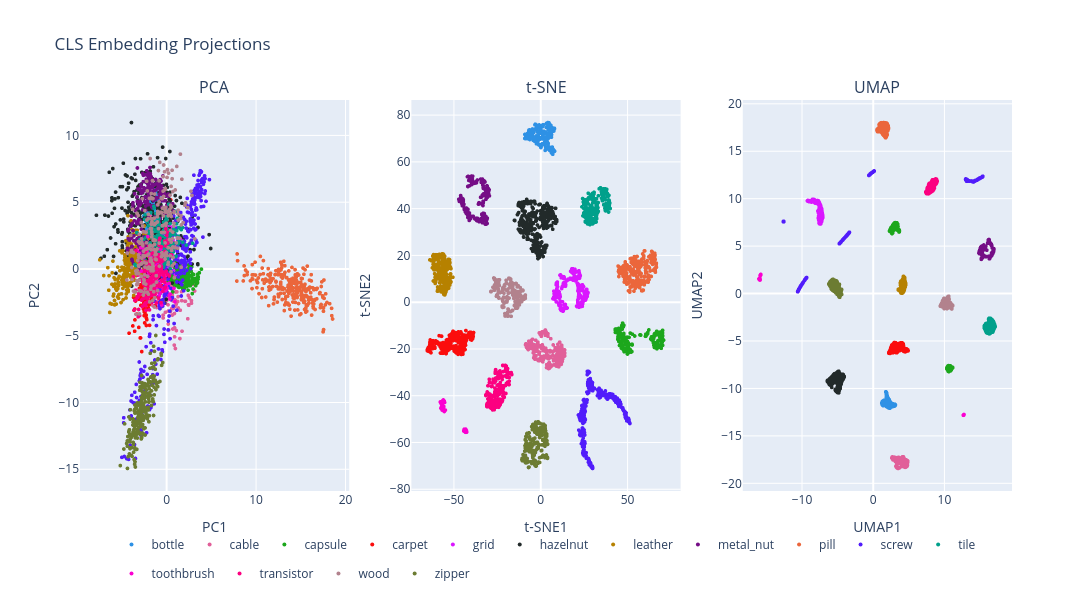

Notebook source saved alongside this figure:
### Code cell
pca_train = pca_2d[train_mask]
tsne_train = tsne_2d[train_mask]
umap_train = umap_2d[train_mask]

cls_fig = make_subplots(
    rows=1,
    cols=3,
    subplot_titles=("PCA", "t-SNE", "UMAP")
)

colors = px.colors.qualitative.Dark24

category_colors = {cat: colors[i % len(colors)] for i, cat in enumerate(categories)}
plot_meta = [("PCA", pca_train, 1), ("t-SNE", tsne_train, 2), ("UMAP", umap_train, 3)]

for idx, (method_name, coords, col) in enumerate(plot_meta):
    for category in categories:
        mask = train_meta["category"] == category

        cls_fig.add_trace(
            go.Scattergl(
                x=coords[mask, 0],
                y=coords[mask, 1],
                mode="markers",
                name=category,
                legendgroup=category,
                showlegend=(method_name == "PCA"),
                customdata=np.stack([
                    train_meta.loc[mask, "category"],
                    train_meta.loc[mask, "path"]
                ], axis=1),
                hovertemplate=(
                    "Category: %{customdata[0]}" +
                    "<br>Path: %{customdata[1]}" +
                    "<extra></extra>"
                ),
                marker=dict(
                    size=4,
                    color=category_colors[category]
                    )
            ),
            row=1,
            col=col
        )

cls_fig.update_xaxes(title_text="PC1", row=1, col=1)
cls_fig.update_yaxes(title_text="PC2", row=1, col=1)

cls_fig.update_xaxes(title_text="t-SNE1", row=1, col=2)
cls_fig.update_yaxes(title_text="t-SNE2", row=1, col=2)

cls_fig.update_xaxes(title_text="UMAP1", row=1, col=3)
cls_fig.update_yaxes(title_text="UMAP2", row=1, col=3)

cls_fig.update_layout(
    title="CLS Embedding Projections",
    width=1600, height=600,
    legend=dict(
        orientation="h",
        yanchor="top",
        y=-0.1,
        xanchor="center",
        x=0.5
    )
)

cls_fig.show()
cls_fig.write_image(IMAGE_DIR / "cls_embedding_comparison.svg")

### Figure 1 — Plotly figure (JSON) as saved in the notebook; plotly's stock layout.template omitted (floating-point values rounded to 4 significant figures; data arrays with more than 128 entries replaced by an {"elided": "..."} marker saying what was removed)
{"data": [{"customdata": {"elided": "209x2 str values"}, "hovertemplate": "Category: %{customdata[0]}<br>Path: %{customdata[1]}<extra></extra>", "legendgroup": "bottle", "marker": {"color": "#2E91E5", "size": 4}, "mode": "markers", "name": "bottle", "showlegend": true, "type": "scattergl", "x": {"elided": "209 float values"}, "xaxis": "x", "y": {"elided": "209 float values"}, "yaxis": "y"}, {"customdata": {"elided": "224x2 str values"}, "hovertemplate": "Category: %{customdata[0]}<br>Path: %{customdata[1]}<extra></extra>", "legendgroup": "cable", "marker": {"color": "#E15F99", "size": 4}, "mode": "markers", "name": "cable", "showlegend": true, "type": "scattergl", "x": {"elided": "224 float values"}, "xaxis": "x", "y": {"elided": "224 float values"}, "yaxis": "y"}, {"customdata": {"elided": "219x2 str values"}, "hovertemplate": "Category: %{customdata[0]}<br>Path: %{customdata[1]}<extra></extra>", "legendgroup": "capsule", "marker": {"color": "#1CA71C", "size": 4}, "mode": "markers", "name": "capsule", "showlegend": true, "type": "scattergl", "x": {"elided": "219 float values"}, "xaxis": "x", "y": {"elided": "219 float values"}, "yaxis": "y"}, {"customdata": {"elided": "280x2 str values"}, "hovertemplate": "Category: %{customdata[0]}<br>Path: %{customdata[1]}<extra></extra>", "legendgroup": "carpet", "marker": {"color": "#FB0D0D", "size": 4}, "mode": "markers", "name": "carpet", "showlegend": true, "type": "scattergl", "x": {"elided": "280 float values"}, "xaxis": "x", "y": {"elided": "280 float values"}, "yaxis": "y"}, {"customdata": {"elided": "264x2 str values"}, "hovertemplate": "Category: %{customdata[0]}<br>Path: %{customdata[1]}<extra></extra>", "legendgroup": "grid", "marker": {"color": "#DA16FF", "size": 4}, "mode": "markers", "name": "grid", "showlegend": true, "type": "scattergl", "x": {"elided": "264 float values"}, "xaxis": "x", "y": {"elided": "264 float values"}, "yaxis": "y"}, {"customdata": {"elided": "391x2 str values"}, "hovertemplate": "Category: %{customdata[0]}<br>Path: %{customdata[1]}<extra></extra>", "legendgroup": "hazelnut", "marker": {"color": "#222A2A", "size": 4}, "mode": "markers", "name": "hazelnut", "showlegend": true, "type": "scattergl", "x": {"elided": "391 float values"}, "xaxis": "x", "y": {"elided": "391 float values"}, "yaxis": "y"}, {"customdata": {"elided": "245x2 str values"}, "hovertemplate": "Category: %{customdata[0]}<br>Path: %{customdata[1]}<extra></extra>", "legendgroup": "leather", "marker": {"color": "#B68100", "size": 4}, "mode": "markers", "name": "leather", "showlegend": true, "type": "scattergl", "x": {"elided": "245 float values"}, "xaxis": "x", "y": {"elided": "245 float values"}, "yaxis": "y"}, {"customdata": {"elided": "220x2 str values"}, "hovertemplate": "Category: %{customdata[0]}<br>Path: %{customdata[1]}<extra></extra>", "legendgroup": "metal_nut", "marker": {"color": "#750D86", "size": 4}, "mode": "markers", "name": "metal_nut", "showlegend": true, "type": "scattergl", "x": {"elided": "220 float values"}, "xaxis": "x", "y": {"elided": "220 float values"}, "yaxis": "y"}, {"customdata": {"elided": "267x2 str values"}, "hovertemplate": "Category: %{customdata[0]}<br>Path: %{customdata[1]}<extra></extra>", "legendgroup": "pill", "marker": {"color": "#EB663B", "size": 4}, "mode": "markers", "name": "pill", "showlegend": true, "type": "scattergl", "x": {"elided": "267 float values"}, "xaxis": "x", "y": {"elided": "267 float values"}, "yaxis": "y"}, {"customdata": {"elided": "320x2 str values"}, "hovertemplate": "Category: %{customdata[0]}<br>Path: %{customdata[1]}<extra></extra>", "legendgroup": "screw", "marker": {"color": "#511CFB", "size": 4}, "mode": "markers", "name": "screw", "showlegend": true, "type": "scattergl", "x": {"elided": "320 float values"}, "xaxis": "x", "y": {"elided": "320 float values"}, "yaxis": "y"}, {"customdata": {"elided": "230x2 str values"}, "hovertemplate": "Category: %{customdata[0]}<br>Path: %{customdata[1]}<extra></extra>", "legendgroup": "tile", "marker": {"color": "#00A08B", "size": 4}, "mode": "markers", "name": "tile", "showlegend": true, "type": "scattergl", "x": {"elided": "230 float values"}, "xaxis": "x", "y": {"elided": "230 float values"}, "yaxis": "y"}, {"customdata": [["toothbrush", "data\\mvtec_ad\\toothbrush\\train\\good\\000.png"], ["toothbrush", "data\\mvtec_ad\\toothbrush\\train\\good\\001.png"], ["toothbrush", "data\\mvtec_ad\\toothbrush\\train\\good\\002.png"], ["toothbrush", "data\\mvtec_ad\\toothbrush\\train\\good\\003.png"], ["toothbrush", "data\\mvtec_ad\\toothbrush\\train\\good\\004.png"], ["toothbrush", "data\\mvtec_ad\\toothbrush\\train\\good\\005.png"], ["toothbrush", "data\\mvtec_ad\\toothbrush\\train\\good\\006.png"], ["toothbrush", "data\\mvtec_ad\\toothbrush\\train\\good\\007.png"], ["toothbrush", "data\\mvtec_ad\\toothbrush\\train\\good\\008.png"], ["toothbrush", "data\\mvtec_ad\\toothbrush\\train\\good\\009.png"], ["toothbrush", "data\\mvtec_ad\\toothbrush\\train\\good\\010.png"], ["toothbrush", "data\\mvtec_ad\\toothbrush\\train\\good\\011.png"], ["toothbrush", "data\\mvtec_ad\\toothbrush\\train\\good\\012.png"], ["toothbrush", "data\\mvtec_ad\\toothbrush\\train\\good\\013.png"], ["toothbrush", "data\\mvtec_ad\\toothbrush\\train\\good\\014.png"], ["toothbrush", "data\\mvtec_ad\\toothbrush\\train\\good\\015.png"], ["toothbrush", "data\\mvtec_ad\\toothbrush\\train\\good\\016.png"], ["toothbrush", "data\\mvtec_ad\\toothbrush\\train\\good\\017.png"], ["toothbrush", "data\\mvtec_ad\\toothbrush\\train\\good\\018.png"], ["toothbrush", "data\\mvtec_ad\\toothbrush\\train\\good\\019.png"], ["toothbrush", "data\\mvtec_ad\\toothbrush\\train\\good\\020.png"], ["toothbrush", "data\\mvtec_ad\\toothbrush\\train\\good\\021.png"], ["toothbrush", "data\\mvtec_ad\\toothbrush\\train\\good\\022.png"], ["toothbrush", "data\\mvtec_ad\\toothbrush\\train\\good\\023.png"], ["toothbrush", "data\\mvtec_ad\\toothbrush\\train\\good\\024.png"], ["toothbrush", "data\\mvtec_ad\\toothbrush\\train\\good\\025.png"], ["toothbrush", "data\\mvtec_ad\\toothbrush\\train\\good\\026.png"], ["toothbrush", "data\\mvtec_ad\\toothbrush\\train\\good\\027.png"], ["toothbrush", "data\\mvtec_ad\\toothbrush\\train\\good\\028.png"], ["toothbrush", "data\\mvtec_ad\\toothbrush\\train\\good\\029.png"], ["toothbrush", "data\\mvtec_ad\\toothbrush\\train\\good\\030.png"], ["toothbrush", "data\\mvtec_ad\\toothbrush\\train\\good\\031.png"], ["toothbrush", "data\\mvtec_ad\\toothbrush\\train\\good\\032.png"], ["toothbrush", "data\\mvtec_ad\\toothbrush\\train\\good\\033.png"], ["toothbrush", "data\\mvtec_ad\\toothbrush\\train\\good\\034.png"], ["toothbrush", "data\\mvtec_ad\\toothbrush\\train\\good\\035.png"], ["toothbrush", "data\\mvtec_ad\\toothbrush\\train\\good\\036.png"], ["toothbrush", "data\\mvtec_ad\\toothbrush\\train\\good\\037.png"], ["toothbrush", "data\\mvtec_ad\\toothbrush\\train\\good\\038.png"], ["toothbrush", "data\\mvtec_ad\\toothbrush\\train\\good\\039.png"], ["toothbrush", "data\\mvtec_ad\\toothbrush\\train\\good\\040.png"], ["toothbrush", "data\\mvtec_ad\\toothbrush\\train\\good\\041.png"], ["toothbrush", "data\\mvtec_ad\\toothbrush\\train\\good\\042.png"], ["toothbrush", "data\\mvtec_ad\\toothbrush\\train\\good\\043.png"], ["toothbrush", "data\\mvtec_ad\\toothbrush\\train\\good\\044.png"], ["toothbrush", "data\\mvtec_ad\\toothbrush\\train\\good\\045.png"], ["toothbrush", "data\\mvtec_ad\\toothbrush\\train\\good\\046.png"], ["toothbrush", "data\\mvtec_ad\\toothbrush\\train\\good\\047.png"], ["toothbrush", "data\\mvtec_ad\\toothbrush\\train\\good\\048.png"], ["toothbrush", "data\\mvtec_ad\\toothbrush\\train\\good\\049.png"], ["toothbrush", "data\\mvtec_ad\\toothbrush\\train\\good\\050.png"], ["toothbrush", "data\\mvtec_ad\\toothbrush\\train\\good\\051.png"], ["toothbrush", "data\\mvtec_ad\\toothbrush\\train\\good\\052.png"], ["toothbrush", "data\\mvtec_ad\\toothbrush\\train\\good\\053.png"], ["toothbrush", "data\\mvtec_ad\\toothbrush\\train\\good\\054.png"], ["toothbrush", "data\\mvtec_ad\\toothbrush\\train\\good\\055.png"], ["toothbrush", "data\\mvtec_ad\\toothbrush\\train\\good\\056.png"], ["toothbrush", "data\\mvtec_ad\\toothbrush\\train\\good\\057.png"], ["toothbrush", "data\\mvtec_ad\\toothbrush\\train\\good\\058.png"], ["toothbrush", "data\\mvtec_ad\\toothbrush\\train\\good\\059.png"]], "hovertemplate": "Category: %{customdata[0]}<br>Path: %{customdata[1]}<extra></extra>", "legendgroup": "toothbrush", "marker": {"color": "#FB00D1", "size": 4}, "mode": "markers", "name": "toothbrush", "showlegend": true, "type": "scattergl", "x": [-0.651, -0.6459, -2.096, -2.873, -1.847, -0.8446, -1.451, -2.192, -2.015, -1.92, -1.506, -1.09, -1.574, -1.716, -2.515, -1.475, -3.3, -1.984, -2.63, -3.009, -0.5618, -2.269, -1.563, -1.732, -1.218, -0.8465, -1.292, -1.395, -1.848, -0.6771, -0.03172, -1.922, -1.654, -0.9312, -1.475, -2.106, -1.367, -2.482, -1.228, -2.806, -0.1361, -0.6393, 0.3647, -0.1539, 0.9332, 0.3006, -0.8173, 0.05531, -1.09, -0.1322, -0.4301, 0.002668, -0.3861, 0.8285, -1.082, -0.1016, 0.2845, -0.7665, -0.5448, 0.4034], "xaxis": "x", "y": [0.01923, 1.486, 2.424, 1.59, 0.5609, 1.071, -0.03592, 1.312, -0.2342, 1.006, 1.469, 0.2439, 0.4472, 0.8538, 1.487, 0.4745, 1.389, 0.183, 0.8487, 1.17, -0.8909, 0.4504, -0.2328, -0.2243, -0.8597, -0.01382, 0.2661, -0.6605, 0.7715, -0.04395, -1.197, 0.2261, 0.1204, -0.1223, -0.5569, -0.5009, -1.001, -0.7796, 0.05188, -0.1592, -1.482, -1.775, -2.25, -1.637, -2.461, -1.977, -1.994, -1.43, -1.51, -0.5244, -0.4458, -1.516, -1.461, -1.457, -0.9115, -1.624, -1.071, -1.113, -2.7, -1.883], "yaxis": "y"}, {"customdata": {"elided": "213x2 str values"}, "hovertemplate": "Category: %{customdata[0]}<br>Path: %{customdata[1]}<extra></extra>", "legendgroup": "transistor", "marker": {"color": "#FC0080", "size": 4}, "mode": "markers", "name": "transistor", "showlegend": true, "type": "scattergl", "x": {"elided": "213 float values"}, "xaxis": "x", "y": {"elided": "213 float values"}, "yaxis": "y"}, {"customdata": {"elided": "247x2 str values"}, "hovertemplate": "Category: %{customdata[0]}<br>Path: %{customdata[1]}<extra></extra>", "legendgroup": "wood", "marker": {"color": "#B2828D", "size": 4}, "mode": "markers", "name": "wood", "showlegend": true, "type": "scattergl", "x": {"elided": "247 float values"}, "xaxis": "x", "y": {"elided": "247 float values"}, "yaxis": "y"}, {"customdata": {"elided": "240x2 str values"}, "hovertemplate": "Category: %{customdata[0]}<br>Path: %{customdata[1]}<extra></extra>", "legendgroup": "zipper", "marker": {"color": "#6C7C32", "size": 4}, "mode": "markers", "name": "zipper", "showlegend": true, "type": "scattergl", "x": {"elided": "240 float values"}, "xaxis": "x", "y": {"elided": "240 float values"}, "yaxis": "y"}, {"customdata": {"elided": "209x2 str values"}, "hovertemplate": "Category: %{customdata[0]}<br>Path: %{customdata[1]}<extra></extra>", "legendgroup": "bottle", "marker": {"color": "#2E91E5", "size": 4}, "mode": "markers", "name": "bottle", "showlegend": false, "type": "scattergl", "x": {"elided": "209 float values"}, "xaxis": "x2", "y": {"elided": "209 float values"}, "yaxis": "y2"}, {"customdata": {"elided": "224x2 str values"}, "hovertemplate": "Category: %{customdata[0]}<br>Path: %{customdata[1]}<extra></extra>", "legendgroup": "cable", "marker": {"color": "#E15F99", "size": 4}, "mode": "markers", "name": "cable", "showlegend": false, "type": "scattergl", "x": {"elided": "224 float values"}, "xaxis": "x2", "y": {"elided": "224 float values"}, "yaxis": "y2"}, {"customdata": {"elided": "219x2 str values"}, "hovertemplate": "Category: %{customdata[0]}<br>Path: %{customdata[1]}<extra></extra>", "legendgroup": "capsule", "marker": {"color": "#1CA71C", "size": 4}, "mode": "markers", "name": "capsule", "showlegend": false, "type": "scattergl", "x": {"elided": "219 float values"}, "xaxis": "x2", "y": {"elided": "219 float values"}, "yaxis": "y2"}, {"customdata": {"elided": "280x2 str values"}, "hovertemplate": "Category: %{customdata[0]}<br>Path: %{customdata[1]}<extra></extra>", "legendgroup": "carpet", "marker": {"color": "#FB0D0D", "size": 4}, "mode": "markers", "name": "carpet", "showlegend": false, "type": "scattergl", "x": {"elided": "280 float values"}, "xaxis": "x2", "y": {"elided": "280 float values"}, "yaxis": "y2"}, {"customdata": {"elided": "264x2 str values"}, "hovertemplate": "Category: %{customdata[0]}<br>Path: %{customdata[1]}<extra></extra>", "legendgroup": "grid", "marker": {"color": "#DA16FF", "size": 4}, "mode": "markers", "name": "grid", "showlegend": false, "type": "scattergl", "x": {"elided": "264 float values"}, "xaxis": "x2", "y": {"elided": "264 float values"}, "yaxis": "y2"}, {"customdata": {"elided": "391x2 str values"}, "hovertemplate": "Category: %{customdata[0]}<br>Path: %{customdata[1]}<extra></extra>", "legendgroup": "hazelnut", "marker": {"color": "#222A2A", "size": 4}, "mode": "markers", "name": "hazelnut", "showlegend": false, "type": "scattergl", "x": {"elided": "391 float values"}, "xaxis": "x2", "y": {"elided": "391 float values"}, "yaxis": "y2"}, {"customdata": {"elided": "245x2 str values"}, "hovertemplate": "Category: %{customdata[0]}<br>Path: %{customdata[1]}<extra></extra>", "legendgroup": "leather", "marker": {"color": "#B68100", "size": 4}, "mode": "markers", "name": "leather", "showlegend": false, "type": "scattergl", "x": {"elided": "245 float values"}, "xaxis": "x2", "y": {"elided": "245 float values"}, "yaxis": "y2"}, {"customdata": {"elided": "220x2 str values"}, "hovertemplate": "Category: %{customdata[0]}<br>Path: %{customdata[1]}<extra></extra>", "legendgroup": "metal_nut", "marker": {"color": "#750D86", "size": 4}, "mode": "markers", "name": "metal_nut", "showlegend": false, "type": "scattergl", "x": {"elided": "220 float values"}, "xaxis": "x2", "y": {"elided": "220 float values"}, "yaxis": "y2"}, {"customdata": {"elided": "267x2 str values"}, "hovertemplate": "Category: %{customdata[0]}<br>Path: %{customdata[1]}<extra></extra>", "legendgroup": "pill", "marker": {"color": "#EB663B", "size": 4}, "mode": "markers", "name": "pill", "showlegend": false, "type": "scattergl", "x": {"elided": "267 float values"}, "xaxis": "x2", "y": {"elided": "267 float values"}, "yaxis": "y2"}, {"customdata": {"elided": "320x2 str values"}, "hovertemplate": "Category: %{customdata[0]}<br>Path: %{customdata[1]}<extra></extra>", "legendgroup": "screw", "marker": {"color": "#511CFB", "size": 4}, "mode": "markers", "name": "screw", "showlegend": false, "type": "scattergl", "x": {"elided": "320 float values"}, "xaxis": "x2", "y": {"elided": "320 float values"}, "yaxis": "y2"}, {"customdata": {"elided": "230x2 str values"}, "hovertemplate": "Category: %{customdata[0]}<br>Path: %{customdata[1]}<extra></extra>", "legendgroup": "tile", "marker": {"color": "#00A08B", "size": 4}, "mode": "markers", "name": "tile", "showlegend": false, "type": "scattergl", "x": {"elided": "230 float values"}, "xaxis": "x2", "y": {"elided": "230 float values"}, "yaxis": "y2"}, {"customdata": [["toothbrush", "data\\mvtec_ad\\toothbrush\\train\\good\\000.png"], ["toothbrush", "data\\mvtec_ad\\toothbrush\\train\\good\\001.png"], ["toothbrush", "data\\mvtec_ad\\toothbrush\\train\\good\\002.png"], ["toothbrush", "data\\mvtec_ad\\toothbrush\\train\\good\\003.png"], ["toothbrush", "data\\mvtec_ad\\toothbrush\\train\\good\\004.png"], ["toothbrush", "data\\mvtec_ad\\toothbrush\\train\\good\\005.png"], ["toothbrush", "data\\mvtec_ad\\toothbrush\\train\\good\\006.png"], ["toothbrush", "data\\mvtec_ad\\toothbrush\\train\\good\\007.png"], ["toothbrush", "data\\mvtec_ad\\toothbrush\\train\\good\\008.png"], ["toothbrush", "data\\mvtec_ad\\toothbrush\\train\\good\\009.png"], ["toothbrush", "data\\mvtec_ad\\toothbrush\\train\\good\\010.png"], ["toothbrush", "data\\mvtec_ad\\toothbrush\\train\\good\\011.png"], ["toothbrush", "data\\mvtec_ad\\toothbrush\\train\\good\\012.png"], ["toothbrush", "data\\mvtec_ad\\toothbrush\\train\\good\\013.png"], ["toothbrush", "data\\mvtec_ad\\toothbrush\\train\\good\\014.png"], ["toothbrush", "data\\mvtec_ad\\toothbrush\\train\\good\\015.png"], ["toothbrush", "data\\mvtec_ad\\toothbrush\\train\\good\\016.png"], ["toothbrush", "data\\mvtec_ad\\toothbrush\\train\\good\\017.png"], ["toothbrush", "data\\mvtec_ad\\toothbrush\\train\\good\\018.png"], ["toothbrush", "data\\mvtec_ad\\toothbrush\\train\\good\\019.png"], ["toothbrush", "data\\mvtec_ad\\toothbrush\\train\\good\\020.png"], ["toothbrush", "data\\mvtec_ad\\toothbrush\\train\\good\\021.png"], ["toothbrush", "data\\mvtec_ad\\toothbrush\\train\\good\\022.png"], ["toothbrush", "data\\mvtec_ad\\toothbrush\\train\\good\\023.png"], ["toothbrush", "data\\mvtec_ad\\toothbrush\\train\\good\\024.png"], ["toothbrush", "data\\mvtec_ad\\toothbrush\\train\\good\\025.png"], ["toothbrush", "data\\mvtec_ad\\toothbrush\\train\\good\\026.png"], ["toothbrush", "data\\mvtec_ad\\toothbrush\\train\\good\\027.png"], ["toothbrush", "data\\mvtec_ad\\toothbrush\\train\\good\\028.png"], ["toothbrush", "data\\mvtec_ad\\toothbrush\\train\\good\\029.png"], ["toothbrush", "data\\mvtec_ad\\toothbrush\\train\\good\\030.png"], ["toothbrush", "data\\mvtec_ad\\toothbrush\\train\\good\\031.png"], ["toothbrush", "data\\mvtec_ad\\toothbrush\\train\\good\\032.png"], ["toothbrush", "data\\mvtec_ad\\toothbrush\\train\\good\\033.png"], ["toothbrush", "data\\mvtec_ad\\toothbrush\\train\\good\\034.png"], ["toothbrush", "data\\mvtec_ad\\toothbrush\\train\\good\\035.png"], ["toothbrush", "data\\mvtec_ad\\toothbrush\\train\\good\\036.png"], ["toothbrush", "data\\mvtec_ad\\toothbrush\\train\\good\\037.png"], ["toothbrush", "data\\mvtec_ad\\toothbrush\\train\\good\\038.png"], ["toothbrush", "data\\mvtec_ad\\toothbrush\\train\\good\\039.png"], ["toothbrush", "data\\mvtec_ad\\toothbrush\\train\\good\\040.png"], ["toothbrush", "data\\mvtec_ad\\toothbrush\\train\\good\\041.png"], ["toothbrush", "data\\mvtec_ad\\toothbrush\\train\\good\\042.png"], ["toothbrush", "data\\mvtec_ad\\toothbrush\\train\\good\\043.png"], ["toothbrush", "data\\mvtec_ad\\toothbrush\\train\\good\\044.png"], ["toothbrush", "data\\mvtec_ad\\toothbrush\\train\\good\\045.png"], ["toothbrush", "data\\mvtec_ad\\toothbrush\\train\\good\\046.png"], ["toothbrush", "data\\mvtec_ad\\toothbrush\\train\\good\\047.png"], ["toothbrush", "data\\mvtec_ad\\toothbrush\\train\\good\\048.png"], ["toothbrush", "data\\mvtec_ad\\toothbrush\\train\\good\\049.png"], ["toothbrush", "data\\mvtec_ad\\toothbrush\\train\\good\\050.png"], ["toothbrush", "data\\mvtec_ad\\toothbrush\\train\\good\\051.png"], ["toothbrush", "data\\mvtec_ad\\toothbrush\\train\\good\\052.png"], ["toothbrush", "data\\mvtec_ad\\toothbrush\\train\\good\\053.png"], ["toothbrush", "data\\mvtec_ad\\toothbrush\\train\\good\\054.png"], ["toothbrush", "data\\mvtec_ad\\toothbrush\\train\\good\\055.png"], ["toothbrush", "data\\mvtec_ad\\toothbrush\\train\\good\\056.png"], ["toothbrush", "data\\mvtec_ad\\toothbrush\\train\\good\\057.png"], ["toothbrush", "data\\mvtec_ad\\toothbrush\\train\\good\\058.png"], ["toothbrush", "data\\mvtec_ad\\toothbrush\\train\\good\\059.png"]], "hovertemplate": "Category: %{customdata[0]}<br>Path: %{customdata[1]}<extra></extra>", "legendgroup": "toothbrush", "marker": {"color": "#FB00D1", "size": 4}, "mode": "markers", "name": "toothbrush", "showlegend": false, "type": "scattergl", "x": [-43.93, -43.86, -43.12, -42.48, -43.78, -44.08, -43.59, -43.33, -43.06, -43.34, -43.5, -43.58, -43.19, -43.05, -42.73, -43.46, -42.49, -42.58, -43.18, -43.03, -55.73, -54.69, -57.16, -56.98, -56.44, -55.3, -56.97, -57.14, -55.43, -56.89, -55.6, -56.17, -55.4, -56.37, -56.62, -55.41, -55.73, -56.38, -57.24, -56.28, -56.07, -57.09, -56.64, -56.37, -55.9, -56.79, -56.81, -56.9, -56.95, -57.45, -55.15, -56.49, -56.48, -57.62, -56.52, -57.48, -55.72, -56.39, -56.5, -55.44], "xaxis": "x2", "y": [-54.55, -54.48, -55.66, -55.49, -54.31, -55.11, -54.56, -55.1, -54.52, -54.95, -55.21, -54.32, -54.38, -54.28, -55.3, -54.8, -55.63, -54.87, -54.93, -55.14, -44.89, -46.15, -45.16, -45.43, -45.14, -46.75, -45.36, -45.3, -46.14, -44.66, -44.59, -45.81, -46.09, -44.85, -46.09, -46.13, -45.86, -45.73, -45.38, -46.27, -42.51, -43.43, -42.6, -42.22, -41.82, -42.64, -43.15, -42.99, -43.18, -42.77, -42.88, -42.84, -42.39, -42.66, -43.44, -42.87, -42.27, -43.14, -42.32, -42.22], "yaxis": "y2"}, {"customdata": {"elided": "213x2 str values"}, "hovertemplate": "Category: %{customdata[0]}<br>Path: %{customdata[1]}<extra></extra>", "legendgroup": "transistor", "marker": {"color": "#FC0080", "size": 4}, "mode": "markers", "name": "transistor", "showlegend": false, "type": "scattergl", "x": {"elided": "213 float values"}, "xaxis": "x2", "y": {"elided": "213 float values"}, "yaxis": "y2"}, {"customdata": {"elided": "247x2 str values"}, "hovertemplate": "Category: %{customdata[0]}<br>Path: %{customdata[1]}<extra></extra>", "legendgroup": "wood", "marker": {"color": "#B2828D", "size": 4}, "mode": "markers", "name": "wood", "showlegend": false, "type": "scattergl", "x": {"elided": "247 float values"}, "xaxis": "x2", "y": {"elided": "247 float values"}, "yaxis": "y2"}, {"customdata": {"elided": "240x2 str values"}, "hovertemplate": "Category: %{customdata[0]}<br>Path: %{customdata[1]}<extra></extra>", "legendgroup": "zipper", "marker": {"color": "#6C7C32", "size": 4}, "mode": "markers", "name": "zipper", "showlegend": false, "type": "scattergl", "x": {"elided": "240 float values"}, "xaxis": "x2", "y": {"elided": "240 float values"}, "yaxis": "y2"}, {"customdata": {"elided": "209x2 str values"}, "hovertemplate": "Category: %{customdata[0]}<br>Path: %{customdata[1]}<extra></extra>", "legendgroup": "bottle", "marker": {"color": "#2E91E5", "size": 4}, "mode": "markers", "name": "bottle", "showlegend": false, "type": "scattergl", "x": {"elided": "209 float values"}, "xaxis": "x3", "y": {"elided": "209 float values"}, "yaxis": "y3"}, {"customdata": {"elided": "224x2 str values"}, "hovertemplate": "Category: %{customdata[0]}<br>Path: %{customdata[1]}<extra></extra>", "legendgroup": "cable", "marker": {"color": "#E15F99", "size": 4}, "mode": "markers", "name": "cable", "showlegend": false, "type": "scattergl", "x": {"elided": "224 float values"}, "xaxis": "x3", "y": {"elided": "224 float values"}, "yaxis": "y3"}, {"customdata": {"elided": "219x2 str values"}, "hovertemplate": "Category: %{customdata[0]}<br>Path: %{customdata[1]}<extra></extra>", "legendgroup": "capsule", "marker": {"color": "#1CA71C", "size": 4}, "mode": "markers", "name": "capsule", "showlegend": false, "type": "scattergl", "x": {"elided": "219 float values"}, "xaxis": "x3", "y": {"elided": "219 float values"}, "yaxis": "y3"}, {"customdata": {"elided": "280x2 str values"}, "hovertemplate": "Category: %{customdata[0]}<br>Path: %{customdata[1]}<extra></extra>", "legendgroup": "carpet", "marker": {"color": "#FB0D0D", "size": 4}, "mode": "markers", "name": "carpet", "showlegend": false, "type": "scattergl", "x": {"elided": "280 float values"}, "xaxis": "x3", "y": {"elided": "280 float values"}, "yaxis": "y3"}, {"customdata": {"elided": "264x2 str values"}, "hovertemplate": "Category: %{customdata[0]}<br>Path: %{customdata[1]}<extra></extra>", "legendgroup": "grid", "marker": {"color": "#DA16FF", "size": 4}, "mode": "markers", "name": "grid", "showlegend": false, "type": "scattergl", "x": {"elided": "264 float values"}, "xaxis": "x3", "y": {"elided": "264 float values"}, "yaxis": "y3"}, {"customdata": {"elided": "391x2 str values"}, "hovertemplate": "Category: %{customdata[0]}<br>Path: %{customdata[1]}<extra></extra>", "legendgroup": "hazelnut", "marker": {"color": "#222A2A", "size": 4}, "mode": "markers", "name": "hazelnut", "showlegend": false, "type": "scattergl", "x": {"elided": "391 float values"}, "xaxis": "x3", "y": {"elided": "391 float values"}, "yaxis": "y3"}, {"customdata": {"elided": "245x2 str values"}, "hovertemplate": "Category: %{customdata[0]}<br>Path: %{customdata[1]}<extra></extra>", "legendgroup": "leather", "marker": {"color": "#B68100", "size": 4}, "mode": "markers", "name": "leather", "showlegend": false, "type": "scattergl", "x": {"elided": "245 float values"}, "xaxis": "x3", "y": {"elided": "245 float values"}, "yaxis": "y3"}, {"customdata": {"elided": "220x2 str values"}, "hovertemplate": "Category: %{customdata[0]}<br>Path: %{customdata[1]}<extra></extra>", "legendgroup": "metal_nut", "marker": {"color": "#750D86", "size": 4}, "mode": "markers", "name": "metal_nut", "showlegend": false, "type": "scattergl", "x": {"elided": "220 float values"}, "xaxis": "x3", "y": {"elided": "220 float values"}, "yaxis": "y3"}, {"customdata": {"elided": "267x2 str values"}, "hovertemplate": "Category: %{customdata[0]}<br>Path: %{customdata[1]}<extra></extra>", "legendgroup": "pill", "marker": {"color": "#EB663B", "size": 4}, "mode": "markers", "name": "pill", "showlegend": false, "type": "scattergl", "x": {"elided": "267 float values"}, "xaxis": "x3", "y": {"elided": "267 float values"}, "yaxis": "y3"}, {"customdata": {"elided": "320x2 str values"}, "hovertemplate": "Category: %{customdata[0]}<br>Path: %{customdata[1]}<extra></extra>", "legendgroup": "screw", "marker": {"color": "#511CFB", "size": 4}, "mode": "markers", "name": "screw", "showlegend": false, "type": "scattergl", "x": {"elided": "320 float values"}, "xaxis": "x3", "y": {"elided": "320 float values"}, "yaxis": "y3"}, {"customdata": {"elided": "230x2 str values"}, "hovertemplate": "Category: %{customdata[0]}<br>Path: %{customdata[1]}<extra></extra>", "legendgroup": "tile", "marker": {"color": "#00A08B", "size": 4}, "mode": "markers", "name": "tile", "showlegend": false, "type": "scattergl", "x": {"elided": "230 float values"}, "xaxis": "x3", "y": {"elided": "230 float values"}, "yaxis": "y3"}, {"customdata": [["toothbrush", "data\\mvtec_ad\\toothbrush\\train\\good\\000.png"], ["toothbrush", "data\\mvtec_ad\\toothbrush\\train\\good\\001.png"], ["toothbrush", "data\\mvtec_ad\\toothbrush\\train\\good\\002.png"], ["toothbrush", "data\\mvtec_ad\\toothbrush\\train\\good\\003.png"], ["toothbrush", "data\\mvtec_ad\\toothbrush\\train\\good\\004.png"], ["toothbrush", "data\\mvtec_ad\\toothbrush\\train\\good\\005.png"], ["toothbrush", "data\\mvtec_ad\\toothbrush\\train\\good\\006.png"], ["toothbrush", "data\\mvtec_ad\\toothbrush\\train\\good\\007.png"], ["toothbrush", "data\\mvtec_ad\\toothbrush\\train\\good\\008.png"], ["toothbrush", "data\\mvtec_ad\\toothbrush\\train\\good\\009.png"], ["toothbrush", "data\\mvtec_ad\\toothbrush\\train\\good\\010.png"], ["toothbrush", "data\\mvtec_ad\\toothbrush\\train\\good\\011.png"], ["toothbrush", "data\\mvtec_ad\\toothbrush\\train\\good\\012.png"], ["toothbrush", "data\\mvtec_ad\\toothbrush\\train\\good\\013.png"], ["toothbrush", "data\\mvtec_ad\\toothbrush\\train\\good\\014.png"], ["toothbrush", "data\\mvtec_ad\\toothbrush\\train\\good\\015.png"], ["toothbrush", "data\\mvtec_ad\\toothbrush\\train\\good\\016.png"], ["toothbrush", "data\\mvtec_ad\\toothbrush\\train\\good\\017.png"], ["toothbrush", "data\\mvtec_ad\\toothbrush\\train\\good\\018.png"], ["toothbrush", "data\\mvtec_ad\\toothbrush\\train\\good\\019.png"], ["toothbrush", "data\\mvtec_ad\\toothbrush\\train\\good\\020.png"], ["toothbrush", "data\\mvtec_ad\\toothbrush\\train\\good\\021.png"], ["toothbrush", "data\\mvtec_ad\\toothbrush\\train\\good\\022.png"], ["toothbrush", "data\\mvtec_ad\\toothbrush\\train\\good\\023.png"], ["toothbrush", "data\\mvtec_ad\\toothbrush\\train\\good\\024.png"], ["toothbrush", "data\\mvtec_ad\\toothbrush\\train\\good\\025.png"], ["toothbrush", "data\\mvtec_ad\\toothbrush\\train\\good\\026.png"], ["toothbrush", "data\\mvtec_ad\\toothbrush\\train\\good\\027.png"], ["toothbrush", "data\\mvtec_ad\\toothbrush\\train\\good\\028.png"], ["toothbrush", "data\\mvtec_ad\\toothbrush\\train\\good\\029.png"], ["toothbrush", "data\\mvtec_ad\\toothbrush\\train\\good\\030.png"], ["toothbrush", "data\\mvtec_ad\\toothbrush\\train\\good\\031.png"], ["toothbrush", "data\\mvtec_ad\\toothbrush\\train\\good\\032.png"], ["toothbrush", "data\\mvtec_ad\\toothbrush\\train\\good\\033.png"], ["toothbrush", "data\\mvtec_ad\\toothbrush\\train\\good\\034.png"], ["toothbrush", "data\\mvtec_ad\\toothbrush\\train\\good\\035.png"], ["toothbrush", "data\\mvtec_ad\\toothbrush\\train\\good\\036.png"], ["toothbrush", "data\\mvtec_ad\\toothbrush\\train\\good\\037.png"], ["toothbrush", "data\\mvtec_ad\\toothbrush\\train\\good\\038.png"], ["toothbrush", "data\\mvtec_ad\\toothbrush\\train\\good\\039.png"], ["toothbrush", "data\\mvtec_ad\\toothbrush\\train\\good\\040.png"], ["toothbrush", "data\\mvtec_ad\\toothbrush\\train\\good\\041.png"], ["toothbrush", "data\\mvtec_ad\\toothbrush\\train\\good\\042.png"], ["toothbrush", "data\\mvtec_ad\\toothbrush\\train\\good\\043.png"], ["toothbrush", "data\\mvtec_ad\\toothbrush\\train\\good\\044.png"], ["toothbrush", "data\\mvtec_ad\\toothbrush\\train\\good\\045.png"], ["toothbrush", "data\\mvtec_ad\\toothbrush\\train\\good\\046.png"], ["toothbrush", "data\\mvtec_ad\\toothbrush\\train\\good\\047.png"], ["toothbrush", "data\\mvtec_ad\\toothbrush\\train\\good\\048.png"], ["toothbrush", "data\\mvtec_ad\\toothbrush\\train\\good\\049.png"], ["toothbrush", "data\\mvtec_ad\\toothbrush\\train\\good\\050.png"], ["toothbrush", "data\\mvtec_ad\\toothbrush\\train\\good\\051.png"], ["toothbrush", "data\\mvtec_ad\\toothbrush\\train\\good\\052.png"], ["toothbrush", "data\\mvtec_ad\\toothbrush\\train\\good\\053.png"], ["toothbrush", "data\\mvtec_ad\\toothbrush\\train\\good\\054.png"], ["toothbrush", "data\\mvtec_ad\\toothbrush\\train\\good\\055.png"], ["toothbrush", "data\\mvtec_ad\\toothbrush\\train\\good\\056.png"], ["toothbrush", "data\\mvtec_ad\\toothbrush\\train\\good\\057.png"], ["toothbrush", "data\\mvtec_ad\\toothbrush\\train\\good\\058.png"], ["toothbrush", "data\\mvtec_ad\\toothbrush\\train\\good\\059.png"]], "hovertemplate": "Category: %{customdata[0]}<br>Path: %{customdata[1]}<extra></extra>", "legendgroup": "toothbrush", "marker": {"color": "#FB00D1", "size": 4}, "mode": "markers", "name": "toothbrush", "showlegend": false, "type": "scattergl", "x": [12.74, 12.75, 12.8, 12.79, 12.74, 12.76, 12.77, 12.75, 12.74, 12.77, 12.79, 12.74, 12.73, 12.74, 12.78, 12.76, 12.8, 12.75, 12.75, 12.77, -15.89, -16.01, -15.88, -15.88, -15.86, -15.92, -15.88, -15.88, -15.96, -15.86, -15.87, -15.93, -15.95, -15.87, -15.9, -15.97, -15.91, -15.86, -15.87, -15.93, -15.8, -15.8, -15.78, -15.79, -15.78, -15.75, -15.78, -15.78, -15.76, -15.76, -15.85, -15.77, -15.8, -15.75, -15.8, -15.75, -15.8, -15.77, -15.78, -15.81], "xaxis": "x3", "y": [-12.82, -12.81, -12.76, -12.77, -12.82, -12.8, -12.79, -12.81, -12.82, -12.79, -12.76, -12.82, -12.83, -12.82, -12.77, -12.8, -12.76, -12.81, -12.81, -12.79, 1.557, 1.551, 1.455, 1.463, 1.478, 1.546, 1.462, 1.434, 1.516, 1.479, 1.62, 1.463, 1.545, 1.527, 1.471, 1.509, 1.497, 1.433, 1.456, 1.454, 1.942, 1.945, 1.966, 1.958, 1.967, 1.965, 1.972, 1.967, 1.998, 1.998, 1.874, 1.977, 1.95, 2.009, 1.931, 2.014, 1.944, 1.972, 1.971, 1.926], "yaxis": "y3"}, {"customdata": {"elided": "213x2 str values"}, "hovertemplate": "Category: %{customdata[0]}<br>Path: %{customdata[1]}<extra></extra>", "legendgroup": "transistor", "marker": {"color": "#FC0080", "size": 4}, "mode": "markers", "name": "transistor", "showlegend": false, "type": "scattergl", "x": {"elided": "213 float values"}, "xaxis": "x3", "y": {"elided": "213 float values"}, "yaxis": "y3"}, {"customdata": {"elided": "247x2 str values"}, "hovertemplate": "Category: %{customdata[0]}<br>Path: %{customdata[1]}<extra></extra>", "legendgroup": "wood", "marker": {"color": "#B2828D", "size": 4}, "mode": "markers", "name": "wood", "showlegend": false, "type": "scattergl", "x": {"elided": "247 float values"}, "xaxis": "x3", "y": {"elided": "247 float values"}, "yaxis": "y3"}, {"customdata": {"elided": "240x2 str values"}, "hovertemplate": "Category: %{customdata[0]}<br>Path: %{customdata[1]}<extra></extra>", "legendgroup": "zipper", "marker": {"color": "#6C7C32", "size": 4}, "mode": "markers", "name": "zipper", "showlegend": false, "type": "scattergl", "x": {"elided": "240 float values"}, "xaxis": "x3", "y": {"elided": "240 float values"}, "yaxis": "y3"}], "layout": {"annotations": [{"font": {"size": 16}, "showarrow": false, "text": "PCA", "x": 0.1444, "xanchor": "center", "xref": "paper", "y": 1, "yanchor": "bottom", "yref": "paper"}, {"font": {"size": 16}, "showarrow": false, "text": "t-SNE", "x": 0.5, "xanchor": "center", "xref": "paper", "y": 1, "yanchor": "bottom", "yref": "paper"}, {"font": {"size": 16}, "showarrow": false, "text": "UMAP", "x": 0.8556, "xanchor": "center", "xref": "paper", "y": 1, "yanchor": "bottom", "yref": "paper"}], "height": 600, "legend": {"orientation": "h", "x": 0.5, "xanchor": "center", "y": -0.1, "yanchor": "top"}, "title": {"text": "CLS Embedding Projections"}, "width": 1600, "xaxis": {"anchor": "y", "domain": [0, 0.2889], "title": {"text": "PC1"}}, "xaxis2": {"anchor": "y2", "domain": [0.3556, 0.6444], "title": {"text": "t-SNE1"}}, "xaxis3": {"anchor": "y3", "domain": [0.7111, 1], "title": {"text": "UMAP1"}}, "yaxis": {"anchor": "x", "domain": [0, 1], "title": {"text": "PC2"}}, "yaxis2": {"anchor": "x2", "domain": [0, 1], "title": {"text": "t-SNE2"}}, "yaxis3": {"anchor": "x3", "domain": [0, 1], "title": {"text": "UMAP2"}}}}
